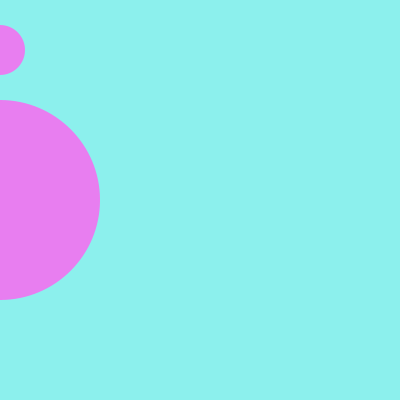
Frame 1 (no input)
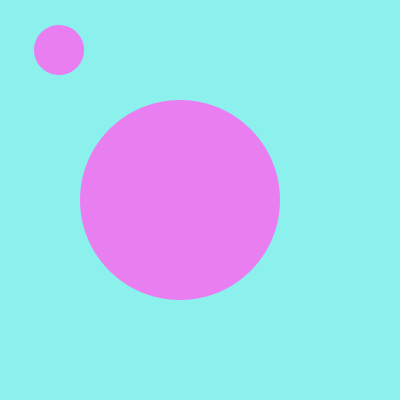
Frame 60 (the mouse pressed at the canvas centre just before this capture)
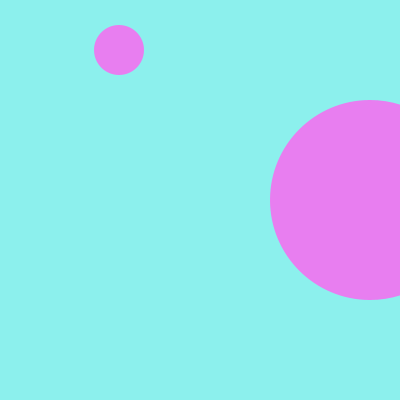
Frame 120 (the mouse held since frame 60 and released just before this capture)

The Processing sketch that drew these frames (run headless with seeded random() and noise(); from frame 60 on, the mouse is pressed at the canvas centre):

// Processing sketch: processing_183771
// ── processing_183771.pde

    float circle_x = 0;
    float circle_y = 0;
    
void setup () { 
  size (400,400);
  noStroke();
  fill(#E87EF0);
  frameRate(1000);
}

void draw () {
     background (#8CF0ED);
     
ellipse(circle_x,50,50,50);

circle_x = circle_x + 1;

if(circle_x>400) {
  circle_x = 0;
}
ellipse(circle_y,200,200,200);

circle_y = circle_y + 10;

if(circle_y>400) {
  circle_y = 0;
}
}
